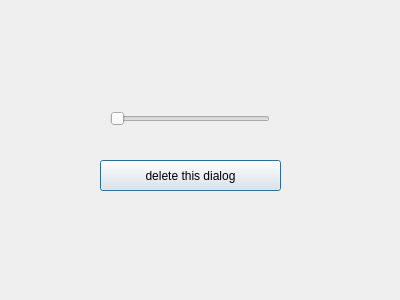
<?xml version="1.0" encoding="UTF-8"?>
<ui version="4.0">
 <class>Dialog</class>
 <widget class="QDialog" name="Dialog">
  <property name="geometry">
   <rect>
    <x>0</x>
    <y>0</y>
    <width>400</width>
    <height>300</height>
   </rect>
  </property>
  <property name="windowTitle">
   <string>Dialog</string>
  </property>
  <widget class="QSlider" name="horizontalSlider">
   <property name="geometry">
    <rect>
     <x>110</x>
     <y>110</y>
     <width>160</width>
     <height>18</height>
    </rect>
   </property>
   <property name="orientation">
    <enum>Qt::Horizontal</enum>
   </property>
  </widget>
  <widget class="QPushButton" name="pushButton">
   <property name="geometry">
    <rect>
     <x>100</x>
     <y>160</y>
     <width>181</width>
     <height>31</height>
    </rect>
   </property>
   <property name="text">
    <string>delete this dialog</string>
   </property>
  </widget>
 </widget>
 <resources/>
 <connections>
  <connection>
   <sender>pushButton</sender>
   <signal>clicked()</signal>
   <receiver>Dialog</receiver>
   <slot>close()</slot>
   <hints>
    <hint type="sourcelabel">
     <x>183</x>
     <y>171</y>
    </hint>
    <hint type="destinationlabel">
     <x>322</x>
     <y>232</y>
    </hint>
   </hints>
  </connection>
 </connections>
</ui>
